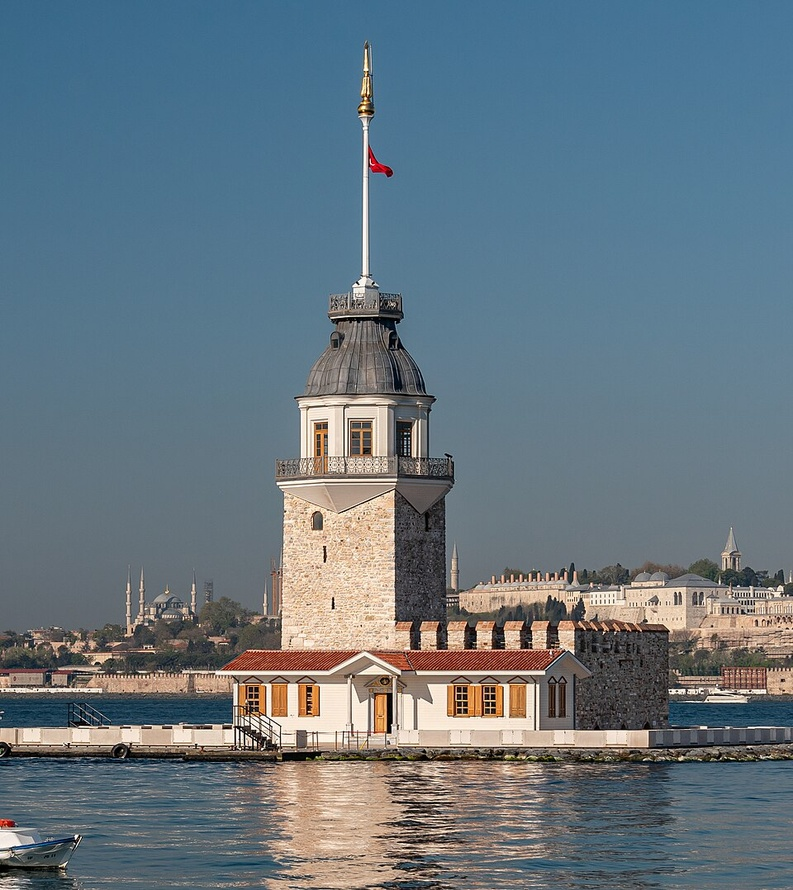
#> input picture istanbulkiz.jpg, 793 x 890 px, shrunk from 960 x 1078 before the run
$ python 1_goruntuOkuma.py
#> lines starting #> are read from the running program, lines starting #| are printed output that depends on the picture
import cv2
from matplotlib import pyplot as plt


resim = cv2.imread("istanbulkiz.jpg",0)
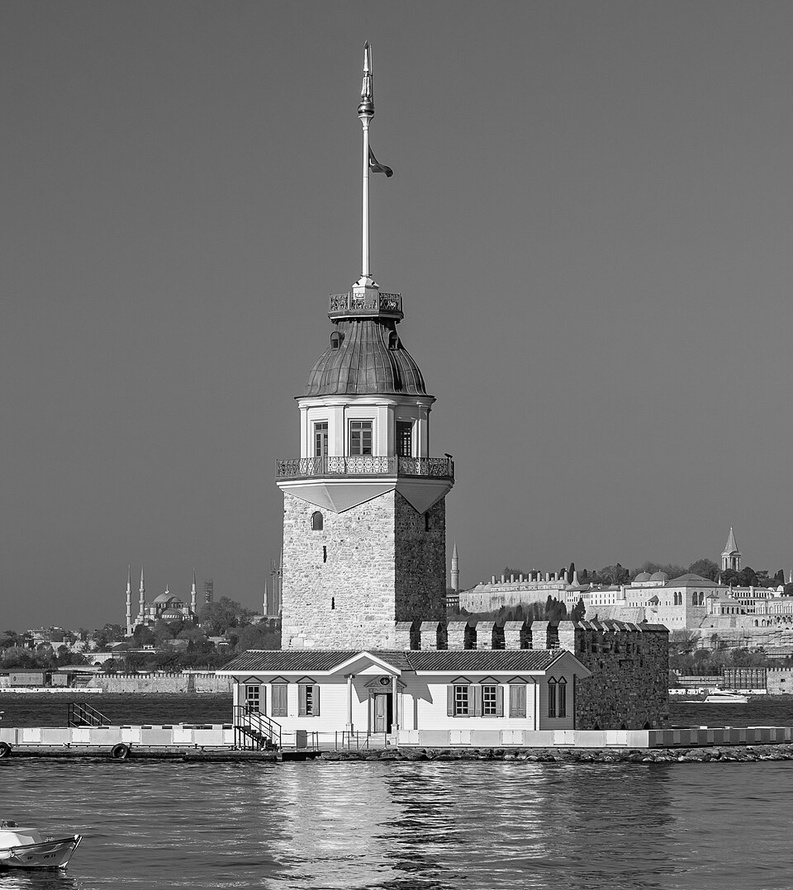
#> resim: shape (890, 793); min 0, max 255, mean 114.4


cv2.namedWindow("resim",cv2.WINDOW_NORMAL)
cv2.imshow("resim", resim)


cv2.imshow("resim penceresi", resim)

plt.imshow(resim,cmap="gray")
plt.show()

k=cv2.waitKey(0)
#> (key q is pressed here)

if k==ord("q"):
    print("q tuşuna basıldı resim kaydedildi")
    cv2.imwrite("kizkulesigri.jpg",resim)

cv2.destroyAllWindows()
